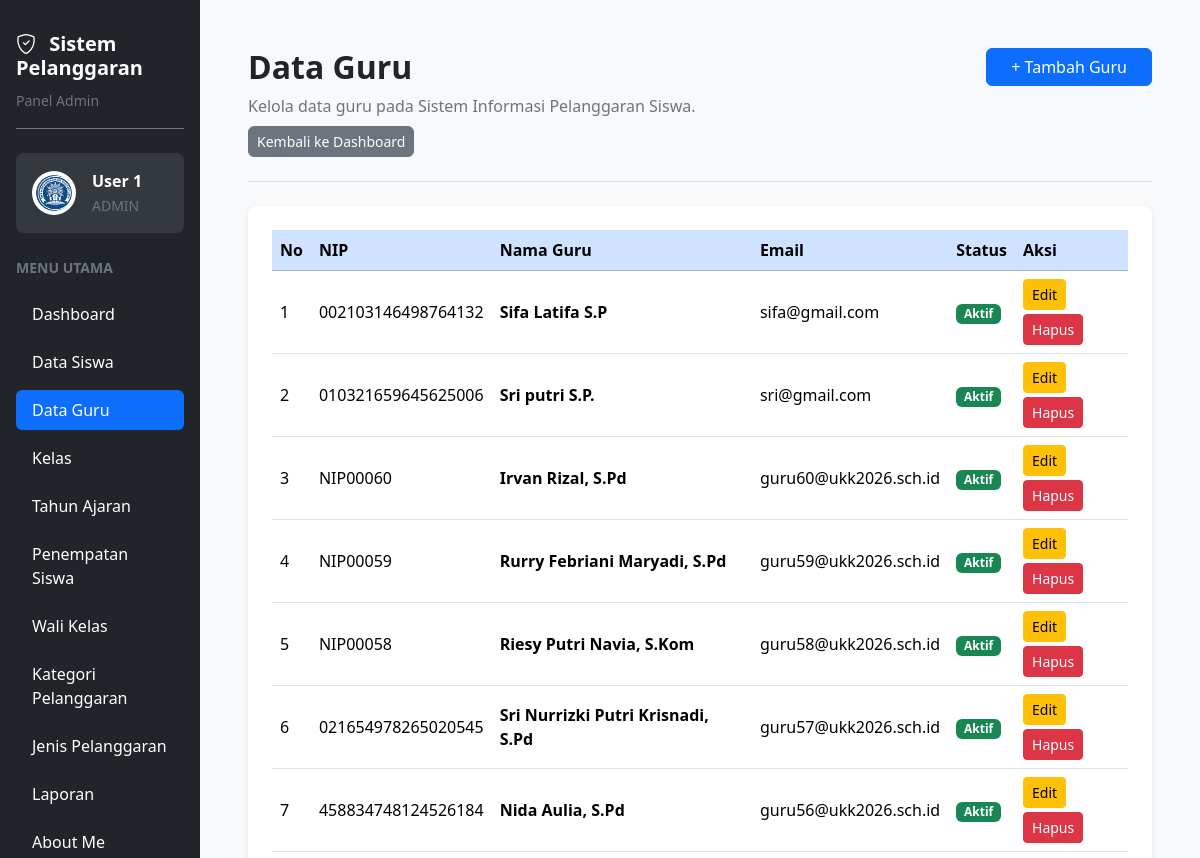
Before: /guru.php (signed in, upper part) with the older database file.
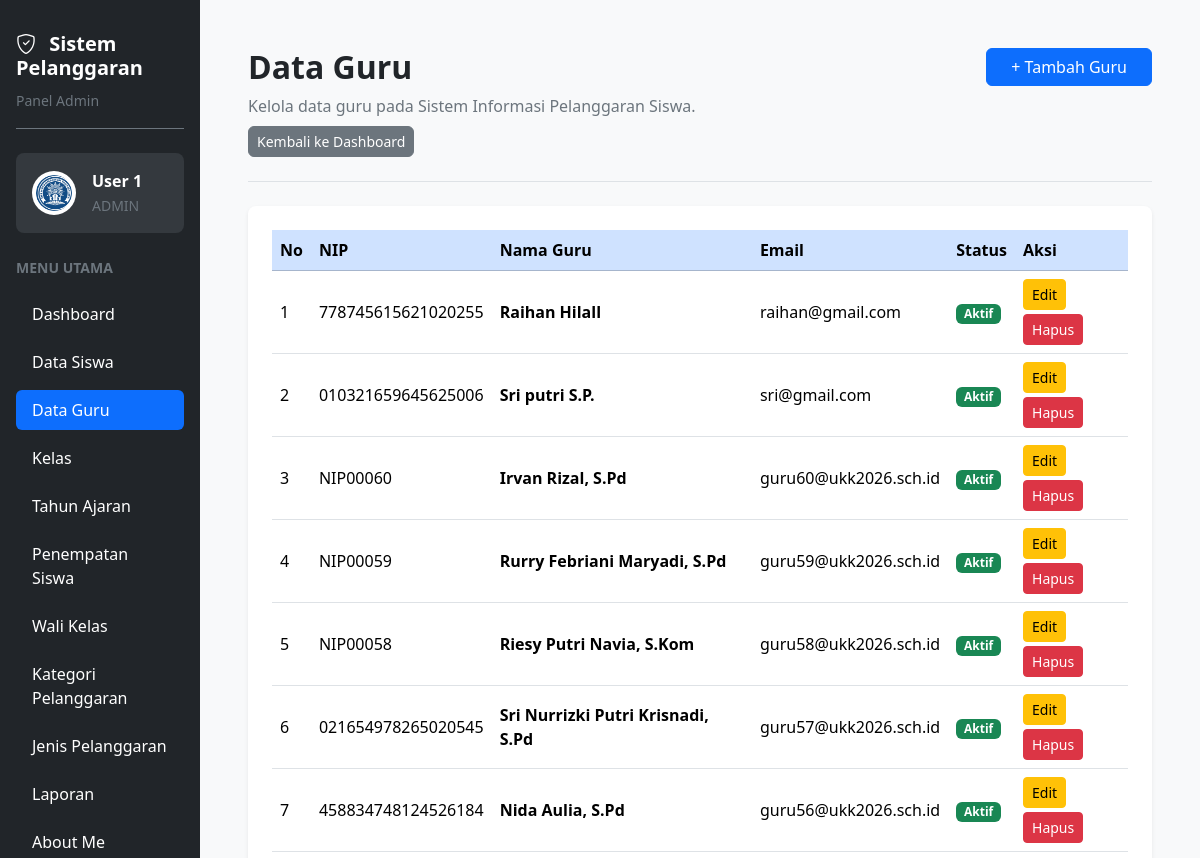
After: the same page with the newer database file.
### tables this page shows
CREATE TABLE `t_guru` (
  `id` int(11) NOT NULL,
  `nip` varchar(30) NOT NULL,
  `nama` varchar(150) NOT NULL,
  `email` varchar(150) NOT NULL,
  `status_aktif` tinyint(1) NOT NULL,
  `user_id` int(11) NOT NULL,
  `created_at` timestamp NULL DEFAULT current_timestamp(),
  `updated_at` timestamp NULL DEFAULT current_timestamp()
);

### guru.php (the view, shortened to what the changed rows need)
<?php
require_once __DIR__ . "/config/koneksi.php";
$query = mysqli_query($koneksi, "SELECT * FROM t_guru ORDER BY id DESC");
$menuAdmin = [
    ['Dashboard', 'dashboard.php'],
    ['Data Siswa', 'siswa.php'],
    ['Data Guru', 'guru.php'],
    ['Kelas', 'kelas.php'],
    ['Tahun Ajaran', 'tahun_ajaran.php'],
    ['Penempatan Siswa', 'penempatan_siswa.php'],
    ['Wali Kelas', 'wali_kelas.php'],
    ['Kategori Pelanggaran', 'kategori_pelanggaran.php'],
    ['Jenis Pelanggaran', 'jenis_pelanggaran.php'],
    ['Laporan', 'laporan.php'],
    ['About Me', 'abautme.php']
];
?>
<!DOCTYPE html>
<html lang="id">
<head>
    <link href="https://cdn.jsdelivr.net/npm/bootstrap@5.3.3/dist/css/bootstrap.min.css" rel="stylesheet">
    <link href="https://cdn.jsdelivr.net/npm/bootstrap-icons@1.11.3/font/bootstrap-icons.min.css" rel="stylesheet">
    <link href="https://cdn.datatables.net/2.3.4/css/dataTables.bootstrap5.min.css" rel="stylesheet">
</head>
<body class="bg-light overflow-hidden">
<div class="container-fluid vh-100 overflow-hidden">
    <div class="row h-100 flex-nowrap">
        <aside class="col-3 col-md-3 col-lg-2 bg-dark vh-100 overflow-y-auto p-3 flex-shrink-0">
            <ul class="nav nav-pills flex-column gap-2">
                <?php foreach ($menuAdmin as $item): ?>
                    <li class="nav-item">
                        <a
                            href="<?= htmlspecialchars($item[1], ENT_QUOTES, 'UTF-8'); ?>"
                            class="nav-link <?= $item[0] === 'Data Guru' ? 'active' : 'text-white'; ?> rounded-2 py-2 px-3"
                            <?= $item[0] === 'Data Guru' ? 'aria-current="page"' : ''; ?>
                        >
                            <?= htmlspecialchars($item[0], ENT_QUOTES, 'UTF-8'); ?>
                        </a>
                    </li>
                <?php endforeach; ?>
            </ul>
        </aside>
        <main class="col-9 col-md-9 col-lg-10 vh-100 overflow-y-auto p-3 p-lg-5">
            <div class="d-flex flex-wrap justify-content-between align-items-start gap-3 mb-4 pb-4 border-bottom">
                <div>
                    <h2 class="fw-bold mb-2">Data Guru</h2>
                </div>
            </div>
            <div class="card border-0 shadow-sm rounded-3">
                <div class="card-body p-3 p-lg-4">
                    <div class="table-responsive">
                        <table id="tabelGuru" class="table table-hover align-middle">
                            <thead>
                                <tr class="table-primary">
                                    <th>No</th>
                                    <th>NIP</th>
                                    <th>Nama Guru</th>
                                    <th>Email</th>
                                    <th>Status</th>
                                    <th>Aksi</th>
                                </tr>
                            </thead>
                            <tbody>
                                <?php $no = 1; ?>
                                <?php while ($guru = mysqli_fetch_assoc($query)): ?>
                                    <tr>
                                        <td><?= $no++; ?></td>
                                        <td>
                                            <?= htmlspecialchars($guru['nip'] ?? '', ENT_QUOTES, 'UTF-8'); ?>
                                        </td>
                                        <td class="fw-semibold">
                                            <?= htmlspecialchars($guru['nama'] ?? '', ENT_QUOTES, 'UTF-8'); ?>
                                        </td>
                                        <td>
                                            <?= htmlspecialchars($guru['email'] ?? '', ENT_QUOTES, 'UTF-8'); ?>
                                        </td>
                                        <td>
                                            <?php if ((int) ($guru['status_aktif'] ?? 0) === 1): ?>
                                                <span class="badge bg-success">Aktif</span>
                                            <?php else: ?>
                                                <span class="badge bg-secondary">Tidak Aktif</span>
                                            <?php endif; ?>
                                        </td>
                                        <td>
                                            <div class="d-flex flex-wrap gap-1">
                                                <a
                                                    href="edit_guru.php?id=<?= (int) $guru['id']; ?>"
                                                    class="btn btn-warning btn-sm"
                                                >Edit</a>
                                                <a
                                                    href="hapus_guru.php?id=<?= (int) $guru['id']; ?>"
                                                    class="btn btn-danger btn-sm"
                                                    onclick="return confirm('Yakin ingin menghapus data guru ini?')"
                                                >Hapus</a>
                                            </div>
                                        </td>
                                    </tr>
                                <?php endwhile; ?>
                            </tbody>
                        </table>
                    </div>
                </div>
            </div>
        </main>
    </div>
</div>
</body>
</html>

Changed rows visible on the page:
removed t_guru: nip "002103146498764132", nama "Sifa Latifa S.P", email "sifa@gmail.com", status_aktif "Aktif"
added t_guru: nip "778745615621020255", nama "Raihan Hilall", email "raihan@gmail.com", status_aktif "Aktif"
